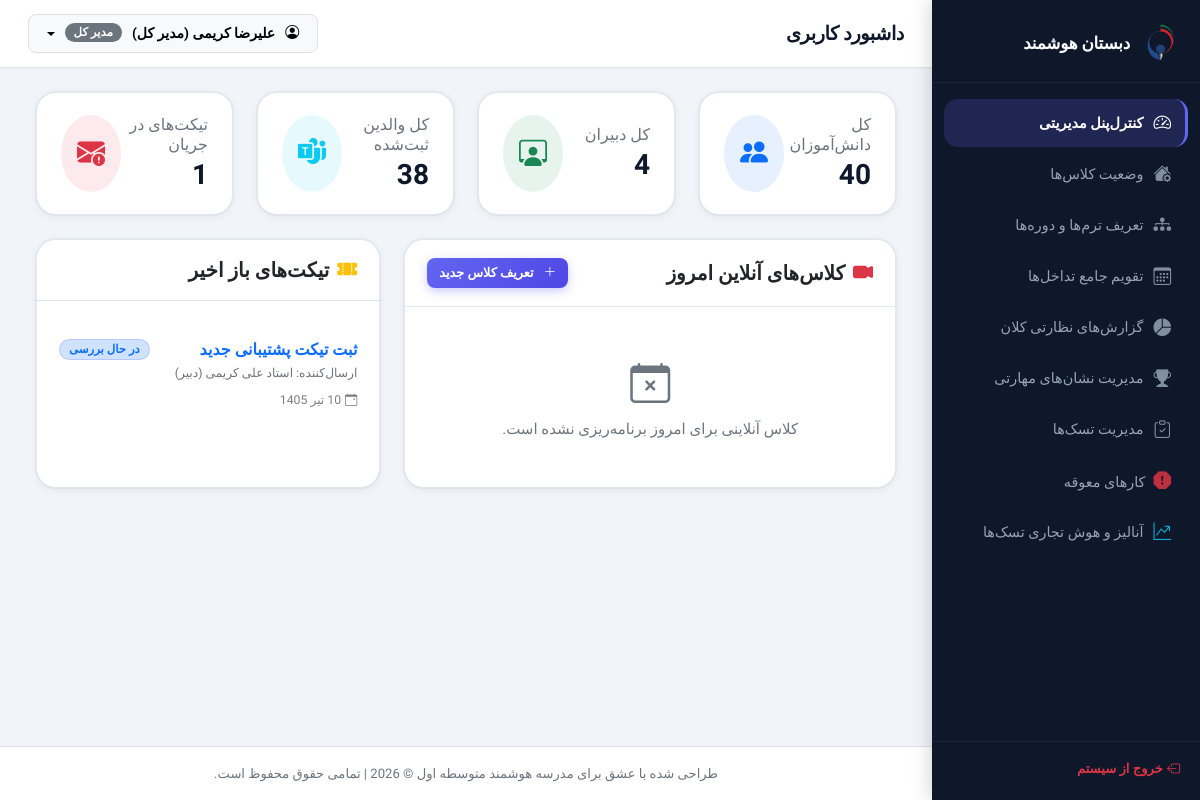
Page /operator/dashboard.php (signed in) on the committed database.
### tables this page shows
CREATE TABLE `tickets` (
  `id` int(11) NOT NULL,
  `creator_id` int(11) NOT NULL,
  `category` enum('admin','financial') NOT NULL,
  `title` varchar(255) NOT NULL,
  `status` enum('open','in_progress','closed') DEFAULT 'open',
  `created_at` timestamp NOT NULL DEFAULT current_timestamp()
);

CREATE TABLE `users` (
  `id` int(11) NOT NULL,
  `national_code` varchar(10) NOT NULL,
  `username` varchar(50) NOT NULL,
  `password` varchar(255) NOT NULL,
  `role` enum('student','teacher','parent','operator','admin') NOT NULL,
  `full_name` varchar(100) NOT NULL,
  `email` varchar(100) DEFAULT NULL,
  `phone` varchar(11) DEFAULT NULL,
  `status` tinyint(4) DEFAULT 1,
  `created_at` timestamp NOT NULL DEFAULT current_timestamp(),
  `avatar_path` varchar(255) DEFAULT NULL
);

### config/helpers.php (called while the page is built, shortened)
<?php
function get_status_class($status) {
    switch ($status) {
        case 'خوب':
        case 'good':
        case 'in_progress':
            return 'primary';
    }
}
function get_role_fa($role) {
    switch ($role) {
        case 'admin':
            return 'مدیر کل';
        case 'teacher':
            return 'دبیر';
    }
}
function to_shamsi($gregorian_date_str) {
    $timestamp = strtotime($gregorian_date_str);
    $months = [
        1 => "فروردین", 2 => "اردیبهشت", 3 => "خرداد", 4 => "تیر", 5 => "مرداد", 6 => "شهریور",
        7 => "مهر", 8 => "آبان", 9 => "آذر", 10 => "دی", 11 => "بهمن", 12 => "اسفند"
    ];
    $gy = date('Y', $timestamp);
    $gm = date('n', $timestamp);
    $gd = date('j', $timestamp);
    $jalali = gregorian_to_jalali_array($gy, $gm, $gd);
    return $jalali['d'] . ' ' . $months[$jalali['m']] . ' ' . $jalali['y'];
}
function gregorian_to_jalali_array($gy, $gm, $gd) {
    $g_d_m = [0, 31, 59, 90, 120, 151, 181, 212, 243, 273, 304, 334];
    $gy = (int)$gy;
    $gm = (int)$gm;
    $gd = (int)$gd;
    if ($gy > 1600) {
        $jy = 979;
        $gy -= 1600;
    } else {
        $jy = 0;
        $gy -= 621;
    }
    $gy2 = ($gm > 2) ? ($gy + 1) : $gy;
    $days = (365 * $gy) + (int)(($gy2 + 3) / 4) - (int)(($gy2 + 99) / 100) + (int)(($gy2 + 399) / 400) - 80 + $gd + $g_d_m[$gm - 1];
    $jy += 33 * (int)($days / 12053);
    $days %= 12053;
    $jy += 4 * (int)($days / 1461);
    $days %= 1461;
    $jy += (int)(($days - 1) / 365);
    if ($days > 365) {
        $days = ($days - 1) % 365;
    }
    if ($days < 186) {
        $jm = 1 + (int)($days / 31);
        $jd = 1 + ($days % 31);
    } else {
        $jm = 7 + (int)(($days - 186) / 30);
        $jd = 1 + (($days - 186) % 30);
    }
    return ['y' => $jy, 'm' => $jm, 'd' => $jd];
}
?>

### operator/dashboard.php (the view, shortened to what this page needs)
<?php
require_once '../includes/header.php';
try {
    $studentCount = $pdo->query("SELECT COUNT(*) FROM students")->fetchColumn();
    $teacherCount = $pdo->query("SELECT COUNT(*) FROM teachers")->fetchColumn();
    $parentCount = $pdo->query("SELECT COUNT(*) FROM parents")->fetchColumn();
    $pendingTickets = $pdo->query("SELECT COUNT(*) FROM tickets WHERE status != 'closed'")->fetchColumn();
    $stmtLive = $pdo->prepare("SELECT lc.*, c.class_name, co.course_name, u.full_name as teacher_name
        FROM live_classes lc
        JOIN classes c ON lc.class_id = c.id
        JOIN courses co ON lc.course_id = co.id
        JOIN teachers t ON lc.teacher_id = t.id
        JOIN users u ON t.user_id = u.id
        WHERE lc.date = CURRENT_DATE()
        ORDER BY lc.start_time ASC");
    $stmtLive->execute();
    $liveClassesToday = $stmtLive->fetchAll();
    $stmtTickets = $pdo->prepare("SELECT t.*, u.full_name as creator_name, u.role as creator_role
        FROM tickets t
        JOIN users u ON t.creator_id = u.id
        WHERE t.status != 'closed'
        ORDER BY t.created_at DESC LIMIT 5");
    $stmtTickets->execute();
    $recentTickets = $stmtTickets->fetchAll();
} catch (PDOException $e) {
    die("خطا در بارگذاری اطلاعات داشبورد: " . $e->getMessage());
}
?>
<div class="container-fluid">
    <div class="row g-4 mb-4">
        <div class="col-md-3">
            <div class="stat-card d-flex align-items-center justify-content-between">
                <div>
                    <h6 class="text-secondary mb-1">کل دانش‌آموزان</h6>
                    <h3 class="fw-bold mb-0"><?= $studentCount ?></h3>
                </div>
                <div class="rounded-circle bg-primary bg-opacity-10 p-3 text-primary">
                    <i class="bi bi-people-fill fs-3"></i>
                </div>
            </div>
        </div>
        <div class="col-md-3">
            <div class="stat-card d-flex align-items-center justify-content-between">
                <div>
                    <h6 class="text-secondary mb-1">کل دبیران</h6>
                    <h3 class="fw-bold mb-0"><?= $teacherCount ?></h3>
                </div>
                <div class="rounded-circle bg-success bg-opacity-10 p-3 text-success">
                    <i class="bi bi-person-workspace fs-3"></i>
                </div>
            </div>
        </div>
        <div class="col-md-3">
            <div class="stat-card d-flex align-items-center justify-content-between">
                <div>
                    <h6 class="text-secondary mb-1">کل والدین ثبت‌شده</h6>
                    <h3 class="fw-bold mb-0"><?= $parentCount ?></h3>
                </div>
                <div class="rounded-circle bg-info bg-opacity-10 p-3 text-info">
                    <i class="bi bi-microsoft-teams fs-3"></i>
                </div>
            </div>
        </div>
        <div class="col-md-3">
            <div class="stat-card d-flex align-items-center justify-content-between">
                <div>
                    <h6 class="text-secondary mb-1">تیکت‌های در جریان</h6>
                    <h3 class="fw-bold mb-0"><?= $pendingTickets ?></h3>
                </div>
                <div class="rounded-circle bg-danger bg-opacity-10 p-3 text-danger">
                    <i class="bi bi-envelope-exclamation-fill fs-3"></i>
                </div>
            </div>
        </div>
    </div>
    <div class="row g-4">
        <div class="col-lg-7">
            <div class="card border-0 shadow-sm rounded-3">
                <div class="card-header bg-white border-bottom py-3 d-flex justify-content-between align-items-center">
                    <h5 class="fw-bold mb-0"><i class="bi bi-camera-video-fill text-danger me-2"></i>کلاس‌های آنلاین امروز</h5>
                    <a href="live_scheduler.php" class="btn btn-primary btn-sm"><i class="bi bi-plus-lg me-1"></i>تعریف کلاس جدید</a>
                </div>
                <div class="card-body">
                    <?php if (empty($liveClassesToday)): ?>
                        <div class="text-center py-4">
                            <i class="bi bi-calendar-x fs-1 text-secondary mb-2"></i>
                            <p class="text-secondary mb-0">کلاس آنلاینی برای امروز برنامه‌ریزی نشده است.</p>
                        </div>
                    <?php endif; ?>
                </div>
            </div>
        </div>
        <div class="col-lg-5">
            <div class="card border-0 shadow-sm rounded-3 h-100">
                <div class="card-header bg-white border-bottom py-3">
                    <h5 class="fw-bold mb-0"><i class="bi bi-ticket-perforated-fill text-warning me-2"></i>تیکت‌های باز اخیر</h5>
                </div>
                <div class="card-body">
                    <?php if (empty($recentTickets)): ?>
                        <div class="text-center py-5">
                            <i class="bi bi-check-circle-fill fs-1 text-success mb-2"></i>
                            <p class="text-secondary mb-0">تمامی تیکت‌ها پاسخ داده شده و بسته هستند.</p>
                        </div>
                    <?php else: ?>
                        <div class="list-group list-group-flush">
                            <?php foreach ($recentTickets as $ticket): ?>
                                <a href="tickets.php?id=<?= $ticket['id'] ?>" class="list-group-item list-group-item-action px-0 py-3">
                                    <div class="d-flex w-100 justify-content-between align-items-center mb-1">
                                        <h6 class="fw-bold mb-0 text-primary"><?= htmlspecialchars($ticket['title']) ?></h6>
                                        <span class="badge bg-<?= get_status_class($ticket['status']) ?>-subtle text-<?= get_status_class($ticket['status']) ?> border border-<?= get_status_class($ticket['status']) ?>-subtle">
                                            <?= $ticket['status'] === 'open' ? 'باز' : 'در حال بررسی' ?>
                                        </span>
                                    </div>
                                    <p class="mb-1 text-secondary small">
                                        ارسال‌کننده: <?= htmlspecialchars($ticket['creator_name']) ?> (<?= get_role_fa($ticket['creator_role']) ?>)
                                    </p>
                                    <small class="text-black-50">
                                        <i class="bi bi-calendar-event me-1"></i><?= to_shamsi($ticket['created_at']) ?>
                                    </small>
                                </a>
                            <?php endforeach; ?>
                        </div>
                    <?php endif; ?>
                </div>
            </div>
        </div>
    </div>
</div>
<?php require_once '../includes/footer.php'; ?>

### assets/css/style.css (style rules this page uses)
:root { --sidebar-bg: #0F172A; --sidebar-hover: rgba(99, 102, 241, 0.12); --sidebar-text: #94A3B8; --sidebar-active-text: #FFFFFF; --sidebar-active-bg: rgba(99, 102, 241, 0.2); --sidebar-active-border:#6366F1; --sidebar-width: 268px; --body-bg: #F1F5F9; --card-bg: #FFFFFF; --card-bg-alt: #F8FAFC; --text-primary: #0F172A; --text-secondary: #475569; --text-muted: #94A3B8; --primary: #6366F1; --primary-hover: #4F46E5; --primary-light: rgba(99, 102, 241, 0.1); --primary-subtle: #EEF2FF; --accent: #F97316; --accent-hover: #EA6C00; --accent-light: rgba(249, 115, 22, 0.1); --success: #10B981; --success-light: rgba(16, 185, 129, 0.1); --danger: #EF4444; --danger-light: rgba(239, 68, 68, 0.1); --warning: #F59E0B; --warning-light: rgba(245, 158, 11, 0.1); --info: #3B82F6; --info-light: rgba(59, 130, 246, 0.1); --border: #E2E8F0; --border-strong: #CBD5E1; --shadow-xs: 0 1px 2px rgba(0,0,0,.04); --shadow-sm: 0 2px 8px rgba(0,0,0,.06), 0 0 0 1px rgba(0,0,0,.04); --shadow-md: 0 4px 16px rgba(0,0,0,.08), 0 0 0 1px rgba(0,0,0,.04); --shadow-lg: 0 8px 32px rgba(0,0,0,.10), 0 0 0 1px rgba(0,0,0,.04); --shadow-clay: 4px 4px 0px rgba(99,102,241,.18), 0 4px 16px rgba(99,102,241,.12); --radius-sm: 8px; --radius-md: 14px; --radius-lg: 20px; --radius-xl: 28px; --radius-pill: 999px; --ease: cubic-bezier(0.25, 0.8, 0.25, 1); --transition: 0.22s var(--ease); }
*, *::before, *::after { box-sizing: border-box; }
html { scroll-behavior: smooth; }
body { font-family: 'Vazirmatn', system-ui, sans-serif; background-color: var(--body-bg); color: var(--text-primary); direction: rtl; overflow-x: hidden; -webkit-font-smoothing: antialiased; font-size: 15px; line-height: 1.6; }
.card { border-radius: var(--radius-lg) !important; border: 1px solid var(--border) !important; box-shadow: var(--shadow-sm) !important; transition: box-shadow var(--transition), transform var(--transition); overflow: hidden; }
.card-header { background-color: var(--card-bg) !important; border-bottom: 1px solid var(--border) !important; padding: 18px 22px !important; }
.card-body { padding: 22px !important; }
.stat-card { background-color: var(--card-bg); border: 1px solid var(--border); border-radius: var(--radius-lg); padding: 22px 24px; box-shadow: var(--shadow-sm); transition: box-shadow var(--transition), transform var(--transition); cursor: default; }
.btn { border-radius: var(--radius-sm); padding: 9px 18px; font-weight: 600; font-size: 0.875rem; font-family: 'Vazirmatn', sans-serif; transition: all var(--transition); cursor: pointer; display: inline-flex; align-items: center; gap: 6px; border: none; line-height: 1.4; }
.btn-primary { background: linear-gradient(135deg, var(--primary) 0%, var(--primary-hover) 100%); color: white; box-shadow: 0 3px 10px rgba(99,102,241,.35); }
.btn-sm { padding: 6px 12px; font-size: 0.8rem; border-radius: 8px; }
.badge { font-family: 'Vazirmatn', sans-serif; font-weight: 600; font-size: 0.73rem; padding: 4px 9px; border-radius: var(--radius-pill); letter-spacing: 0; }
.container-fluid { animation: fadeInUp 0.25s var(--ease); }
.list-group-item { border: none; border-bottom: 1px solid var(--border); padding: 13px 16px; transition: background var(--transition); font-size: 0.875rem; cursor: pointer; }
.list-group-item:last-child { border-bottom: none; }
.border-primary-subtle { border-color: rgba(99,102,241,.2) !important; }

### rows in the picture
tickets: title "ثبت تیکت پشتیبانی جدید", status "در حال بررسی", creator.full_name "استاد علی کریمی", creator.role "دبیر", created_at "10 تیر 1405"

### other values in the picture
$currentUser['full_name'] "علیرضا کریمی (مدیر کل)"
get_role_fa($currentUser['role']) "مدیر کل"
$studentCount "40"
$teacherCount "4"
$parentCount "38"
$pendingTickets "1"
